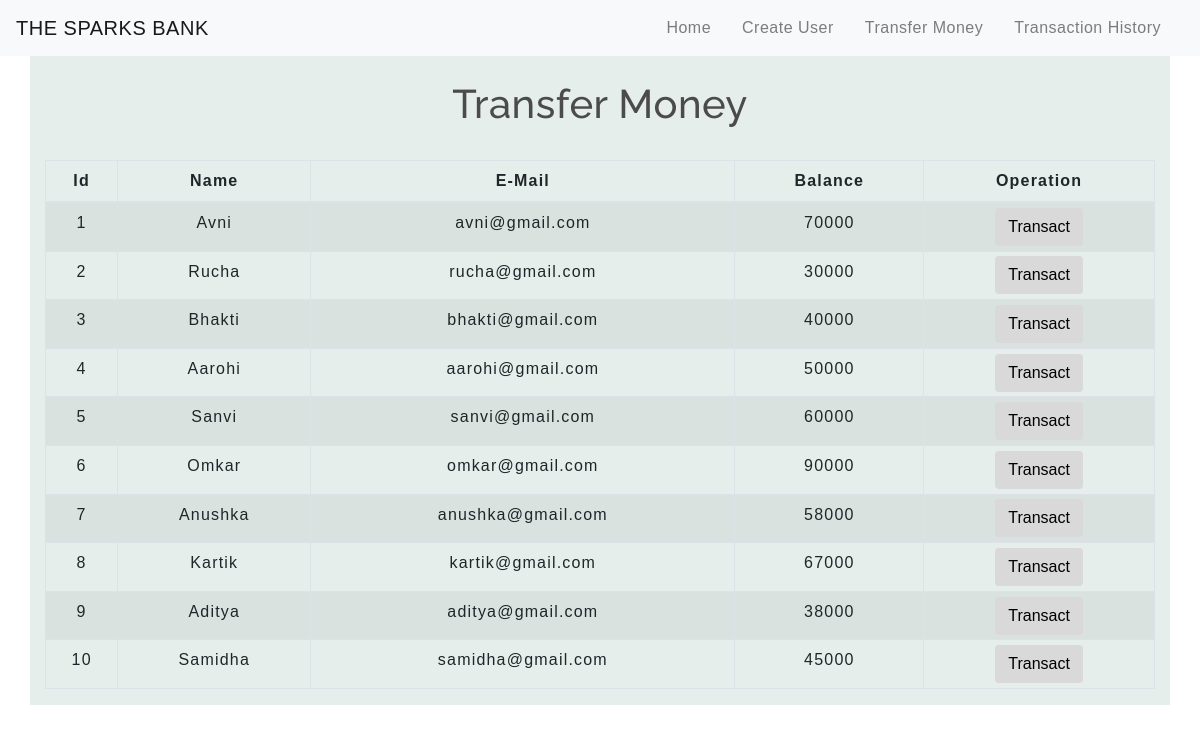
The app's page /transfermoney.php with its own data.
### tables this page shows
CREATE TABLE `users` (
  `id` int(3) NOT NULL,
  `name` text NOT NULL,
  `email` varchar(30) NOT NULL,
  `balance` int(8) NOT NULL
);

### transfermoney.php (the view, shortened to what this page needs)
<!DOCTYPE html>
<html lang="en">
<head>
    <link rel="stylesheet" href="https://maxcdn.bootstrapcdn.com/bootstrap/4.0.0/css/bootstrap.min.css">
    <link rel="stylesheet" type="text/css" href="css/table.css">
    <link rel="stylesheet" type="text/css" href="css/navbar.css">
</head>
<body>
<?php
    include 'config.php';
    $sql = "SELECT * FROM users";
    $result = mysqli_query($conn,$sql);
?>
<?php
  include 'navbar.php';
?>
<div class="container" style="background-color: #E5EEEA;">
        <h2 class="text-center pt-4">Transfer Money</h2>
        <br>
            <div class="row">
                <div class="col">
                    <div class="table-responsive-sm">
                    <table class="table table-hover table-sm table-striped table-condensed table-bordered">
                        <thead>
                            <tr>
                            <th scope="col" class="text-center py-2">Id</th>
                            <th scope="col" class="text-center py-2">Name</th>
                            <th scope="col" class="text-center py-2">E-Mail</th>
                            <th scope="col" class="text-center py-2">Balance</th>
                            <th scope="col" class="text-center py-2">Operation</th>
                            </tr>
                        </thead>
                        <tbody>
                <?php
                    while($rows=mysqli_fetch_assoc($result)){
                ?>
                    <tr>
                        <td class="py-2"><?php echo $rows['id'] ?></td>
                        <td class="py-2"><?php echo $rows['name']?></td>
                        <td class="py-2"><?php echo $rows['email']?></td>
                        <td class="py-2"><?php echo $rows['balance']?></td>
                        <td><a href="selecteduserdetail.php?id= <?php echo $rows['id'] ;?>"> <button type="button" class="btn">Transact</button></a></td>
                    </tr>
                <?php
                    }
                ?>
                        </tbody>
                    </table>
                    </div>
                </div>
            </div>
         </div>
</body>
</html>

### navbar.php (shortened to what this page needs)
<nav class="navbar navbar-expand-md navbar-light bg-light" >
<a class="navbar-brand" href="index.php">THE SPARKS BANK</a>
<div class="collapse navbar-collapse" id="collapsibleNavbar">
      <ul class="navbar-nav ml-auto">
        <li class="nav-item">
          <a class="nav-link" href="index.php">Home</a>
        </li>
        <li class="nav-item">
          <a class="nav-link" href="createuser.php">Create User</a>
        </li>
        <li class="nav-item">
          <a class="nav-link" href="transfermoney.php">Transfer Money</a>
        </li>
        <li class="nav-item">
          <a class="nav-link" href="transactionhistory.php">Transaction History</a>
        </li>
    </div>
 </nav>

### CSS/table.css (style rules this page uses)
* { padding: 0; margin: 0; box-sizing: border-box; font-family: sans-serif; }
h2 { font-size: 40px; }
table { letter-spacing: 1.2px; }
td { text-align: center; }
button { border:none; background: #d9d9d9; transition: 1s; }

### CSS/navbar.css (style rules this page uses)
.nav-link { margin-right: 15px; color:#2F363F; letter-spacing: 0.5px; transition: 0.5s; }
.navbar-brand { color: #4C4B4B; letter-spacing: 0.5px; }
h2 { color: #4C4B4B; letter-spacing: 0.5px; font-family: raleway; }

### transfermoney.php (style rules this page uses)
button { transition: 1.5s; }

### records on screen
users: id "1", name "Avni", email "avni@gmail.com", balance "70000"
users: id "2", name "Rucha", email "rucha@gmail.com", balance "30000"
users: id "3", name "Bhakti", email "bhakti@gmail.com", balance "40000"
users: id "4", name "Aarohi", email "aarohi@gmail.com", balance "50000"
users: id "5", name "Sanvi", email "sanvi@gmail.com", balance "60000"
users: id "6", name "Omkar", email "omkar@gmail.com", balance "90000"
users: id "7", name "Anushka", email "anushka@gmail.com", balance "58000"
users: id "8", name "Kartik", email "kartik@gmail.com", balance "67000"
users: id "9", name "Aditya", email "aditya@gmail.com", balance "38000"
users: id "10", name "Samidha", email "samidha@gmail.com", balance "45000"
